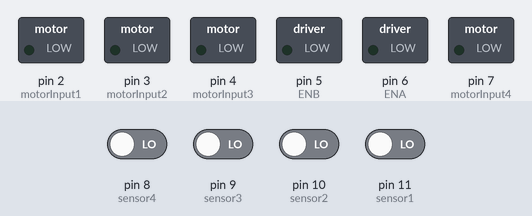
The sketch below on a simulated Arduino Uno, built with avr-gcc and run on an emulated ATmega328P. Parts: switched loads named in the sketch (green lamp = pin HIGH). The test bench sets the inputs (shaded band); at power-on: pin 8 (sensor4), pin 9 (sensor3), pin 10 (sensor2), pin 11 (sensor1) LOW. What the sketch prints to the serial monitor is not drawn.

Above: at 3.7 s.
3.8 s: pin 8 (sensor4) driven HIGH
At 4.3 s:
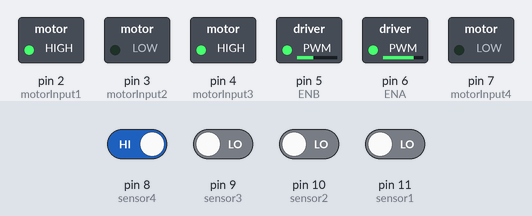
6.8 s: pin 9 (sensor3) driven HIGH
At 8.1 s:
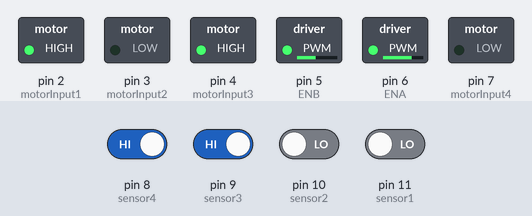
9.8 s: pin 10 (sensor2) driven HIGH
At 11.0 s:
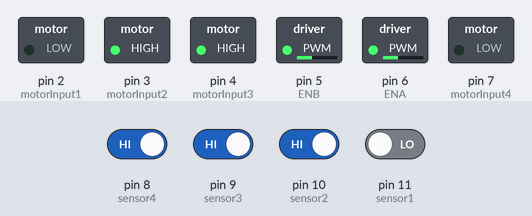
11.3 s: pin 8 (sensor4) driven LOW
At 12.5 s:
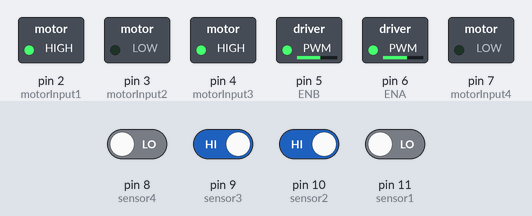
12.8 s: pin 11 (sensor1) driven HIGH
At 13.2 s:
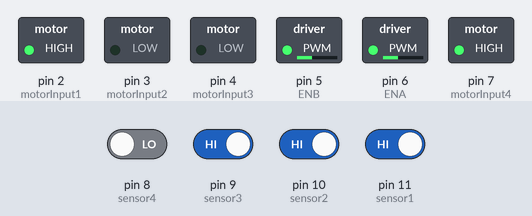
14.3 s: pin 11 (sensor1) driven LOW
At 15.5 s:
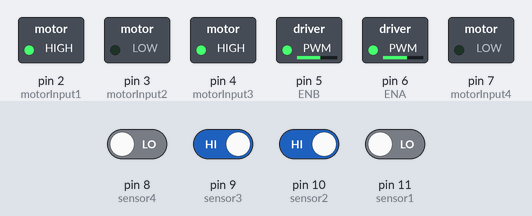
Timing chart, 0 to 16.8 s (numbered marks = the images above; inputs shaded):
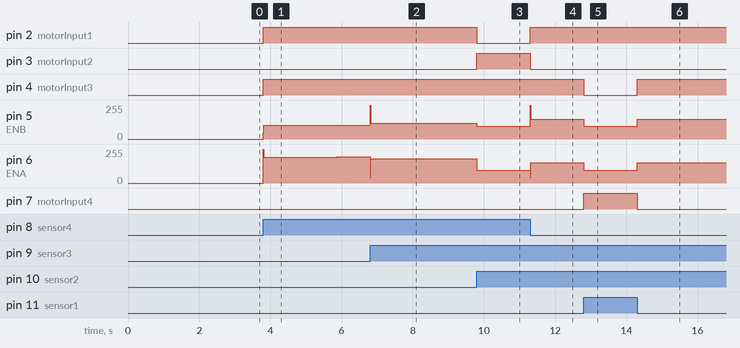

Measured:
- after the input at 3.8 s, pin 2 (motorInput1), pin 4 (motorInput3): LOW → HIGH at once; pin 5 (ENB): 0/255 → 104/255 at once, → 103/255 2.1 s later; pin 6 (ENA): 0/255 → 195/255 at once, → 196/255 2.1 s later
- after the input at 6.8 s, pin 5 (ENB): 103/255 → 118/255 at once, → 117/255 1.7 s later; pin 6 (ENA): 196/255 → 181/255 at once, → 182/255 1.7 s later
- after the input at 9.8 s, pin 2 (motorInput1): HIGH → LOW at once; pin 3 (motorInput2): LOW → HIGH at once; pin 5 (ENB): 117/255 → 95/255 at once; pin 6 (ENA): 182/255 → 95/255 at once
- after the input at 11.3 s, pin 2 (motorInput1): LOW → HIGH at once; pin 3 (motorInput2): HIGH → LOW at once; pin 5 (ENB): 95/255 → 147/255 at once; pin 6 (ENA): 95/255 → 152/255 at once
- after the input at 12.8 s, pin 4 (motorInput3): HIGH → LOW at once; pin 5 (ENB): 147/255 → 95/255 at once; pin 6 (ENA): 152/255 → 95/255 at once; pin 7 (motorInput4): LOW → HIGH at once
- after the input at 14.3 s, pin 4 (motorInput3): LOW → HIGH at once; pin 5 (ENB): 95/255 → 147/255 at once; pin 6 (ENA): 95/255 → 152/255 at once; pin 7 (motorInput4): HIGH → LOW at once

The sketch:

v2.ino
```cpp
#include <PID_v1.h>

// IR Sensors
int sensor1 = 11;      // Left most sensor
int sensor2 = 10;
int sensor3 = 9;
int sensor4 = 8;      // Right most sensor

// Initial Values of Sensors
int sensor[4] = {0, 0, 0, 0};

// Motor Variables
int ENA = 6;              //Motor phải
int motorInput1 = 2;
int motorInput2 = 3;
int motorInput3 = 4;
int motorInput4 = 7;
int ENB = 5;             //Motor trái

//Initial Speed of Motor
double initial_motor_speed = 150 ;
double motor_speed = initial_motor_speed ;

//Tốc độ rẽ
double banh_chinh = 95;
double banh_phu = 95;


// PID Constants
double Kp = 15;//4-5-6-7.5-8.5
double Ki = 0.2;//2-0.25-0.15-0.02-0.05
double Kd = 10;//-1.7-1.5-1.7-1.6-1.4-0.2-1.9

double error = 0, PID_value = 0, Setpoint = 0;
double max_PID_value = 255 - motor_speed;


int flag = 0;
int memory = 0;

//Khai báo PID
  PID myPID(&error, &PID_value, &Setpoint, Kp, Ki, Kd, DIRECT); //P_ON_M specifies that Proportional on Measurement be used
                                                                //P_ON_E (Proportional on Error) is the default behavior

void setup()
{
  pinMode(sensor1, INPUT);
  pinMode(sensor2, INPUT);
  pinMode(sensor3, INPUT);
  pinMode(sensor4, INPUT);

  pinMode(motorInput1, OUTPUT);
  pinMode(motorInput2, OUTPUT);
  pinMode(motorInput3, OUTPUT);
  pinMode(motorInput4, OUTPUT);
  pinMode(ENA, OUTPUT);
  pinMode(ENB, OUTPUT);


  Serial.begin(9600);                     //setting serial monitor at a default baund rate of 9600
  delay(500);
  Serial.println("Started !!");
  delay(1000);
  Serial.println(max_PID_value);
  delay(1000);
  //Serial.println(motor_speed);
  //delay(1000);
  myPID.SetOutputLimits(-max_PID_value, max_PID_value);
  myPID.SetMode(AUTOMATIC);
  myPID.SetSampleTime(10);//40-30-20
}

void loop()
{
  read_sensor_values();
  //Serial.print(error);

  if ((error >= -1)&&(error <= 1)) memory = error; //tạo memory

  if (error == 100) {               // Rẽ Trái 90*    Make left turn untill it detects straight path
    do {                            // Quay sang trái cho tới khi phát hiện ngay giữa line
      sharpLeftTurn();
      analogWrite(ENA, banh_chinh);        //Right Motor Speed
      analogWrite(ENB, banh_phu);         //Left Motor Speed
      read_sensor_values();
    } while (error != 0);
    //motor_speed = initial_motor_speed;  //phục hồi tốc độ

  } else if (error == 101){           // Rẽ Phải 90* Make right turn in case of it detects only right path (it will go into forward direction in case of staright and right "|--")
      do {                          // Quay sang trái cho tới khi phát hiện ngay giữa line
        sharpRightTurn();
        analogWrite(ENA, banh_phu);        //Right Motor Speed
        analogWrite(ENB, banh_chinh);        //Left Motor Speed
        read_sensor_values();
      } while (error != 0);
      //motor_speed = initial_motor_speed;  //phục hồi tốc độ

  } else if (error == 102)         // Mất tín hiệu thì chạy theo memory
       error = memory ;

  else {
    //calculate_pid();                  // Tính giá trị PID
    myPID.Compute();
    motor_control();                  // Điều chỉnh motor theo giá trị PID mới tính, cho xe chạy thẳng
    Serial.print(PID_value);
      }
}


void read_sensor_values()
{
  sensor[0] = digitalRead(sensor1);
  sensor[1] = digitalRead(sensor2);
  sensor[2] = digitalRead(sensor3);
  sensor[3] = digitalRead(sensor4);

/*if((sensor[0]==1)&&(sensor[1]==1)&&(sensor[2]==1)&&(sensor[3]==0))
  error=3;
  else if((sensor[0]==1)&&(sensor[1]==1)&&(sensor[2]==0)&&(sensor[3]==0))
  error=2;
  else if((sensor[0]==1)&&(sensor[1]==1)&&(sensor[2]==0)&&(sensor[3]==1))
  error=1;
  else if((sensor[0]==1)&&(sensor[1]==0)&&(sensor[2]==0)&&(sensor[3]==1))
  error=0;
  else if((sensor[0]==1)&&(sensor[1]==0)&&(sensor[2]==1)&&(sensor[3]==1))
  error=-1;
  else if((sensor[0]==0)&&(sensor[1]==0)&&(sensor[2]==1)&&(sensor[3]==1))
  error=-2;
  else if((sensor[0]==0)&&(sensor[1]==1)&&(sensor[2]==1)&&(sensor[3]==1))
  error=-3;
  else if ((sensor[0] == 0) && (sensor[1] == 0) && (sensor[2] == 0) && (sensor[3] == 1)) // Turn robot left side
    error = 100;
  else if ((sensor[0] == 1) && (sensor[1] == 0) && (sensor[2] == 0) && (sensor[3] == 0)) // Turn robot right side
    error = 101;
  else if ((sensor[0] == 1) && (sensor[1] == 1) && (sensor[2] == 1) && (sensor[3] == 1)) // Memory
    error = 102;
  //else if ((sensor[0] == 0) && (sensor[1] == 0) && (sensor[2] == 0) && (sensor[3] == 0)&&(sensor[4]==0)) // Turn left side or stop
   // error = 103;
  else
    error = 102; */   //Memory

if((sensor[0]==0)&&(sensor[1]==0)&&(sensor[2]==0)&&(sensor[3]==1))
  error=3;
  else if((sensor[0]==0)&&(sensor[1]==0)&&(sensor[2]==1)&&(sensor[3]==1))
  error=2;
  else if((sensor[0]==0)&&(sensor[1]==0)&&(sensor[2]==1)&&(sensor[3]==0))
  error=1;
  else if((sensor[0]==0)&&(sensor[1]==1)&&(sensor[2]==1)&&(sensor[3]==0))
  error=0;
  else if((sensor[0]==0)&&(sensor[1]==1)&&(sensor[2]==0)&&(sensor[3]==0))
  error=-1;
  else if((sensor[0]==1)&&(sensor[1]==1)&&(sensor[2]==0)&&(sensor[3]==0))
  error=-2;
  else if((sensor[0]==1)&&(sensor[1]==0)&&(sensor[2]==0)&&(sensor[3]==0))
  error=-3;
  else if ((sensor[0] == 1) && (sensor[1] == 1) && (sensor[2] == 1) && (sensor[3] == 0)) // Turn robot left side
    error = 100;
  else if ((sensor[0] == 0) && (sensor[1] == 1) && (sensor[2] == 1) && (sensor[3] == 1)) // Turn robot right side
    error = 101;
  else if ((sensor[0] == 0) && (sensor[1] == 0) && (sensor[2] == 0) && (sensor[3] == 0)) // Memory
    error = 102;
  //else if ((sensor[0] == 0) && (sensor[1] == 0) && (sensor[2] == 0) && (sensor[3] == 0)&&(sensor[4]==0)) // Turn left side or stop
   // error = 103;
  else
    error = 102;    //Memory
}


void motor_control()
{
  // Calculating the effective motor speed:

  int left_motor_speed = motor_speed  - PID_value;   //
  int right_motor_speed = motor_speed + PID_value;  //

  // The motor speed should not exceed the max PWM value
  left_motor_speed = constrain(left_motor_speed, 0, 255);   //
  right_motor_speed = constrain(right_motor_speed, 0, 255); //


  analogWrite(ENA, left_motor_speed); //Left Motor Speed    //
  analogWrite(ENB, right_motor_speed); //Right Motor Speed  //

  //following lines of code are to make the bot move forward
  forward();
}

void forward()
{
  /*The pin numbers and high, low values might be different depending on your connections */
  digitalWrite(motorInput1, HIGH);
  digitalWrite(motorInput2, LOW);
  digitalWrite(motorInput3, HIGH);
  digitalWrite(motorInput4, LOW);
}
void reverse()
{
  /*The pin numbers and high, low values might be different depending on your connections */
  digitalWrite(motorInput1, LOW);
  digitalWrite(motorInput2, HIGH);
  digitalWrite(motorInput3, LOW);
  digitalWrite(motorInput4, HIGH);
}
void right()
{
  /*The pin numbers and high, low values might be different depending on your connections */
  digitalWrite(motorInput1, HIGH);
  digitalWrite(motorInput2, LOW);
  digitalWrite(motorInput3, LOW);
  digitalWrite(motorInput4, LOW);
}
void left()
{
  /*The pin numbers and high, low values might be different depending on your connections */
  digitalWrite(motorInput1, LOW);
  digitalWrite(motorInput2, LOW);
  digitalWrite(motorInput3, HIGH);
  digitalWrite(motorInput4, LOW);
}
void sharpLeftTurn() {
  /*The pin numbers and high, low values might be different depending on your connections */
  digitalWrite(motorInput1, HIGH);
  digitalWrite(motorInput2, LOW);
  digitalWrite(motorInput3, LOW);
  digitalWrite(motorInput4, HIGH);
}
void sharpRightTurn() {
  /*The pin numbers and high, low values might be different depending on your connections */
  digitalWrite(motorInput1, LOW);
  digitalWrite(motorInput2, HIGH);
  digitalWrite(motorInput3, HIGH);
  digitalWrite(motorInput4, LOW);
}
void stop_bot()
{
  /*The pin numbers and high, low values might be different depending on your connections */
  digitalWrite(motorInput1, LOW);
  digitalWrite(motorInput2, LOW);
  digitalWrite(motorInput3, LOW);
  digitalWrite(motorInput4, LOW);
}
```
